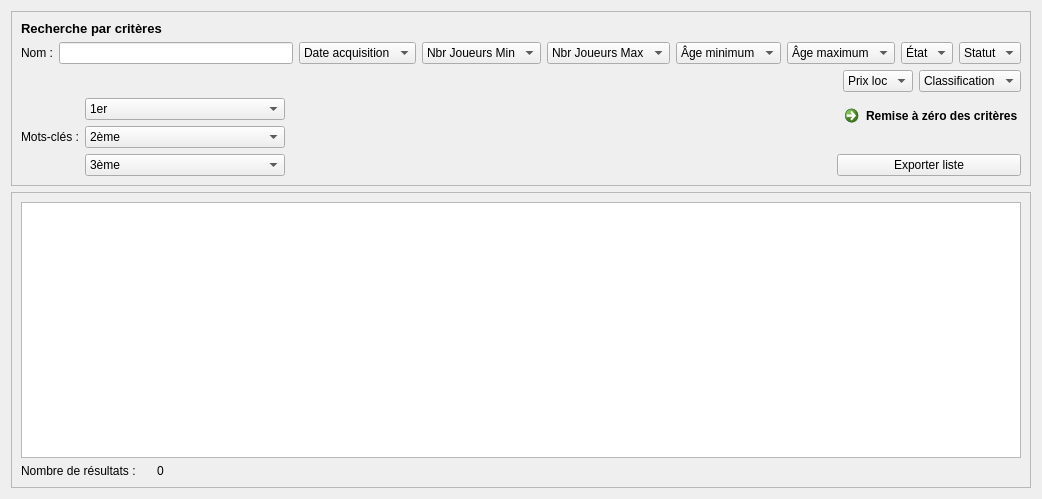
<?xml version="1.0" encoding="UTF-8"?>
<ui version="4.0">
 <class>F_ListeJeux</class>
 <widget class="QWidget" name="F_ListeJeux">
  <property name="geometry">
   <rect>
    <x>0</x>
    <y>0</y>
    <width>1042</width>
    <height>499</height>
   </rect>
  </property>
  <property name="maximumSize">
   <size>
    <width>16777215</width>
    <height>16777215</height>
   </size>
  </property>
  <property name="windowTitle">
   <string>Form</string>
  </property>
  <layout class="QGridLayout" name="gridLayout_3">
   <item row="0" column="0">
    <widget class="QFrame" name="frame_2">
     <property name="frameShape">
      <enum>QFrame::StyledPanel</enum>
     </property>
     <property name="frameShadow">
      <enum>QFrame::Sunken</enum>
     </property>
     <layout class="QGridLayout" name="gridLayout_2">
      <item row="0" column="0">
       <widget class="QLabel" name="Lb_Titre">
        <property name="font">
         <font>
          <pointsize>10</pointsize>
          <weight>75</weight>
          <bold>true</bold>
         </font>
        </property>
        <property name="text">
         <string>Recherche par critères</string>
        </property>
       </widget>
      </item>
      <item row="1" column="0" colspan="3">
       <layout class="QVBoxLayout" name="verticalLayout_3">
        <item>
         <layout class="QHBoxLayout" name="horizontalLayout">
          <item>
           <widget class="QLabel" name="Lb_Nom">
            <property name="text">
             <string>Nom :</string>
            </property>
           </widget>
          </item>
          <item>
           <widget class="QLineEdit" name="LE_Nom"/>
          </item>
          <item>
           <widget class="QComboBox" name="CBx_DateAcquisition">
            <item>
             <property name="text">
              <string>Date acquisition</string>
             </property>
            </item>
           </widget>
          </item>
          <item>
           <widget class="QComboBox" name="CBx_JoueursMin">
            <item>
             <property name="text">
              <string>Nbr Joueurs Min</string>
             </property>
            </item>
           </widget>
          </item>
          <item>
           <widget class="QComboBox" name="CBx_JoueursMax">
            <item>
             <property name="text">
              <string>Nbr Joueurs Max</string>
             </property>
            </item>
           </widget>
          </item>
          <item>
           <widget class="QComboBox" name="CBx_AgeMin">
            <item>
             <property name="text">
              <string>Âge minimum</string>
             </property>
            </item>
           </widget>
          </item>
          <item>
           <widget class="QComboBox" name="CBx_AgeMax">
            <item>
             <property name="text">
              <string>Âge maximum</string>
             </property>
            </item>
           </widget>
          </item>
          <item>
           <widget class="QComboBox" name="CBX_Etat">
            <item>
             <property name="text">
              <string>État</string>
             </property>
            </item>
           </widget>
          </item>
          <item>
           <widget class="QComboBox" name="CBx_Statut">
            <item>
             <property name="text">
              <string>Statut</string>
             </property>
            </item>
           </widget>
          </item>
         </layout>
        </item>
        <item>
         <layout class="QHBoxLayout" name="horizontalLayout_3">
          <item>
           <spacer name="horizontalSpacer">
            <property name="orientation">
             <enum>Qt::Horizontal</enum>
            </property>
            <property name="sizeHint" stdset="0">
             <size>
              <width>40</width>
              <height>20</height>
             </size>
            </property>
           </spacer>
          </item>
          <item>
           <widget class="QComboBox" name="CBx_PrixLoc">
            <item>
             <property name="text">
              <string>Prix loc</string>
             </property>
            </item>
           </widget>
          </item>
          <item>
           <widget class="QComboBox" name="CBx_Classification">
            <item>
             <property name="text">
              <string>Classification</string>
             </property>
            </item>
           </widget>
          </item>
         </layout>
        </item>
       </layout>
      </item>
      <item row="2" column="0">
       <layout class="QHBoxLayout" name="horizontalLayout_2">
        <item>
         <widget class="QLabel" name="Lb_MotCle">
          <property name="maximumSize">
           <size>
            <width>70</width>
            <height>20</height>
           </size>
          </property>
          <property name="text">
           <string>Mots-clés :</string>
          </property>
         </widget>
        </item>
        <item>
         <layout class="QVBoxLayout" name="verticalLayout">
          <item>
           <widget class="QComboBox" name="CBx_MotCle1">
            <property name="minimumSize">
             <size>
              <width>200</width>
              <height>0</height>
             </size>
            </property>
            <item>
             <property name="text">
              <string>1er</string>
             </property>
            </item>
           </widget>
          </item>
          <item>
           <widget class="QComboBox" name="CBx_MotCle2">
            <property name="minimumSize">
             <size>
              <width>200</width>
              <height>0</height>
             </size>
            </property>
            <item>
             <property name="text">
              <string>2ème</string>
             </property>
            </item>
           </widget>
          </item>
          <item>
           <widget class="QComboBox" name="CBx_MotCle3">
            <property name="minimumSize">
             <size>
              <width>200</width>
              <height>0</height>
             </size>
            </property>
            <item>
             <property name="text">
              <string>3ème</string>
             </property>
            </item>
           </widget>
          </item>
         </layout>
        </item>
       </layout>
      </item>
      <item row="2" column="1">
       <spacer name="horizontalSpacer_2">
        <property name="orientation">
         <enum>Qt::Horizontal</enum>
        </property>
        <property name="sizeHint" stdset="0">
         <size>
          <width>485</width>
          <height>20</height>
         </size>
        </property>
       </spacer>
      </item>
      <item row="2" column="2">
       <layout class="QVBoxLayout" name="verticalLayout_2">
        <item>
         <widget class="QCommandLinkButton" name="bt_RAZ">
          <property name="text">
           <string>Remise à zéro des critères</string>
          </property>
          <property name="icon">
           <iconset resource="ImagesIcones.qrc">
            <normaloff>:/RAZ.png</normaloff>:/RAZ.png</iconset>
          </property>
         </widget>
        </item>
        <item>
         <widget class="QPushButton" name="Bt_ExporterListe">
          <property name="text">
           <string>Exporter liste</string>
          </property>
         </widget>
        </item>
       </layout>
      </item>
     </layout>
    </widget>
   </item>
   <item row="1" column="0">
    <widget class="QFrame" name="frame">
     <property name="frameShape">
      <enum>QFrame::StyledPanel</enum>
     </property>
     <property name="frameShadow">
      <enum>QFrame::Raised</enum>
     </property>
     <layout class="QGridLayout" name="gridLayout">
      <item row="0" column="0" colspan="3">
       <widget class="QTableView" name="TbV_Recherche"/>
      </item>
      <item row="1" column="0">
       <widget class="QLabel" name="Lb_NombreResultat">
        <property name="maximumSize">
         <size>
          <width>130</width>
          <height>16777215</height>
         </size>
        </property>
        <property name="text">
         <string>Nombre de résultats :</string>
        </property>
       </widget>
      </item>
      <item row="1" column="1">
       <widget class="QLabel" name="Lb_Resultat">
        <property name="text">
         <string>0</string>
        </property>
       </widget>
      </item>
     </layout>
    </widget>
   </item>
  </layout>
 </widget>
 <resources>
  <include location="ImagesIcones.qrc"/>
 </resources>
 <connections/>
</ui>
